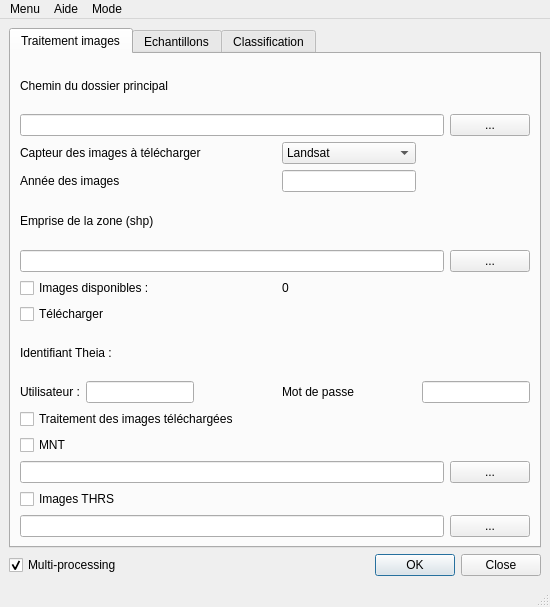
<?xml version="1.0" encoding="UTF-8"?>
<ui version="4.0">
 <class>PHYMOBAT</class>
 <widget class="QMainWindow" name="PHYMOBAT">
  <property name="geometry">
   <rect>
    <x>0</x>
    <y>0</y>
    <width>550</width>
    <height>607</height>
   </rect>
  </property>
  <property name="windowTitle">
   <string>PHYMOBATe 2.0</string>
  </property>
  <widget class="QWidget" name="centralwidget">
   <layout class="QGridLayout" name="gridLayout">
    <item row="1" column="0">
     <widget class="QCheckBox" name="checkBox_multiprocess">
      <property name="text">
       <string>Multi-processing</string>
      </property>
      <property name="checkable">
       <bool>true</bool>
      </property>
      <property name="checked">
       <bool>true</bool>
      </property>
      <property name="autoRepeat">
       <bool>false</bool>
      </property>
     </widget>
    </item>
    <item row="1" column="1">
     <widget class="QDialogButtonBox" name="buttonBox">
      <property name="orientation">
       <enum>Qt::Horizontal</enum>
      </property>
      <property name="standardButtons">
       <set>QDialogButtonBox::Close|QDialogButtonBox::Ok</set>
      </property>
     </widget>
    </item>
    <item row="0" column="0" colspan="2">
     <widget class="QTabWidget" name="tabWidget">
      <property name="currentIndex">
       <number>0</number>
      </property>
      <widget class="QWidget" name="tab">
       <attribute name="title">
        <string>Traitement images</string>
       </attribute>
       <layout class="QGridLayout" name="gridLayout_3">
        <item row="5" column="5">
         <widget class="QPushButton" name="pushButton_browser_area_path">
          <property name="text">
           <string>...</string>
          </property>
         </widget>
        </item>
        <item row="1" column="5">
         <widget class="QPushButton" name="pushButton_browser_principal_folder">
          <property name="text">
           <string>...</string>
          </property>
         </widget>
        </item>
        <item row="0" column="0" colspan="2">
         <widget class="QLabel" name="label_principal_folder">
          <property name="text">
           <string>Chemin du dossier principal</string>
          </property>
         </widget>
        </item>
        <item row="4" column="0" colspan="2">
         <widget class="QLabel" name="label_area_path">
          <property name="text">
           <string>Emprise de la zone (shp)</string>
          </property>
         </widget>
        </item>
        <item row="7" column="0" colspan="2">
         <widget class="QCheckBox" name="checkBox_download">
          <property name="text">
           <string>Télécharger</string>
          </property>
         </widget>
        </item>
        <item row="9" column="4" colspan="2">
         <widget class="QLineEdit" name="lineEdit_password">
          <property name="toolTip">
           <string>Mot de passe masqué</string>
          </property>
          <property name="echoMode">
           <enum>QLineEdit::Password</enum>
          </property>
         </widget>
        </item>
        <item row="3" column="2">
         <spacer name="horizontalSpacer_6">
          <property name="orientation">
           <enum>Qt::Horizontal</enum>
          </property>
          <property name="sizeHint" stdset="0">
           <size>
            <width>40</width>
            <height>20</height>
           </size>
          </property>
         </spacer>
        </item>
        <item row="14" column="5">
         <widget class="QPushButton" name="pushButton_browser_VHRS">
          <property name="text">
           <string>...</string>
          </property>
         </widget>
        </item>
        <item row="8" column="0" colspan="2">
         <widget class="QLabel" name="label_id_theia">
          <property name="text">
           <string>Identifiant Theia :</string>
          </property>
         </widget>
        </item>
        <item row="9" column="3">
         <widget class="QLabel" name="label_password">
          <property name="text">
           <string>Mot de passe</string>
          </property>
         </widget>
        </item>
        <item row="9" column="1">
         <widget class="QLineEdit" name="lineEdit_user"/>
        </item>
        <item row="9" column="0">
         <widget class="QLabel" name="label_user">
          <property name="text">
           <string>Utilisateur :</string>
          </property>
         </widget>
        </item>
        <item row="13" column="0" colspan="2">
         <widget class="QCheckBox" name="checkBox_VHRS">
          <property name="text">
           <string>Images THRS</string>
          </property>
         </widget>
        </item>
        <item row="3" column="0" colspan="2">
         <widget class="QLabel" name="label_year_images">
          <property name="text">
           <string>Année des images</string>
          </property>
         </widget>
        </item>
        <item row="14" column="0" colspan="5">
         <widget class="QLineEdit" name="lineEdit_VHRS"/>
        </item>
        <item row="3" column="3">
         <widget class="QLineEdit" name="lineEdit_year_images"/>
        </item>
        <item row="6" column="0" colspan="2">
         <widget class="QCheckBox" name="checkBox_listing">
          <property name="text">
           <string>Images disponibles :</string>
          </property>
         </widget>
        </item>
        <item row="2" column="3">
         <widget class="QComboBox" name="comboBox_captor">
          <item>
           <property name="text">
            <string>Landsat</string>
           </property>
          </item>
          <item>
           <property name="text">
            <string>SpotWorldHeritage</string>
           </property>
          </item>
         </widget>
        </item>
        <item row="9" column="2">
         <spacer name="horizontalSpacer_7">
          <property name="orientation">
           <enum>Qt::Horizontal</enum>
          </property>
          <property name="sizeHint" stdset="0">
           <size>
            <width>40</width>
            <height>20</height>
           </size>
          </property>
         </spacer>
        </item>
        <item row="5" column="0" colspan="5">
         <widget class="QLineEdit" name="lineEdit_area_path"/>
        </item>
        <item row="2" column="0" colspan="3">
         <widget class="QLabel" name="label_captor">
          <property name="text">
           <string>Capteur des images à télécharger</string>
          </property>
         </widget>
        </item>
        <item row="1" column="0" colspan="5">
         <widget class="QLineEdit" name="lineEdit_principal_folder"/>
        </item>
        <item row="11" column="0">
         <widget class="QCheckBox" name="checkBox_MNT">
          <property name="text">
           <string>MNT</string>
          </property>
         </widget>
        </item>
        <item row="6" column="3">
         <widget class="QLabel" name="label_listing">
          <property name="text">
           <string>0</string>
          </property>
         </widget>
        </item>
        <item row="12" column="5">
         <widget class="QPushButton" name="pushButton_browser_MNT">
          <property name="text">
           <string>...</string>
          </property>
         </widget>
        </item>
        <item row="12" column="0" colspan="5">
         <widget class="QLineEdit" name="lineEdit_MNT"/>
        </item>
        <item row="10" column="0" colspan="4">
         <widget class="QCheckBox" name="checkBox_processing">
          <property name="text">
           <string>Traitement des images téléchargées</string>
          </property>
         </widget>
        </item>
       </layout>
      </widget>
      <widget class="QWidget" name="tab_2">
       <attribute name="title">
        <string>Echantillons</string>
       </attribute>
       <layout class="QGridLayout" name="gridLayout_4">
        <item row="8" column="4">
         <widget class="QPushButton" name="pushButton_img_sample">
          <property name="text">
           <string>...</string>
          </property>
         </widget>
        </item>
        <item row="9" column="0">
         <widget class="QCheckBox" name="checkBox_RPG">
          <property name="text">
           <string>RPG</string>
          </property>
         </widget>
        </item>
        <item row="10" column="1">
         <spacer name="horizontalSpacer_5">
          <property name="orientation">
           <enum>Qt::Horizontal</enum>
          </property>
          <property name="sizeHint" stdset="0">
           <size>
            <width>49</width>
            <height>20</height>
           </size>
          </property>
         </spacer>
        </item>
        <item row="10" column="2" colspan="2">
         <widget class="QPushButton" name="pushButton_clear_sample">
          <property name="text">
           <string>Effacer</string>
          </property>
         </widget>
        </item>
        <item row="7" column="0" colspan="5">
         <widget class="QCheckBox" name="checkBox_img_sample">
          <property name="text">
           <string>Image échantillonnée (Si &quot;traitement images&quot; n'est pas lancé) :</string>
          </property>
         </widget>
        </item>
        <item row="4" column="3">
         <widget class="QLineEdit" name="lineEdit_select_sample_fieldname_1"/>
        </item>
        <item row="4" column="4">
         <widget class="QLineEdit" name="lineEdit_select_sample_fieldname_2"/>
        </item>
        <item row="8" column="0" colspan="4">
         <widget class="QLineEdit" name="lineEdit_img_sample"/>
        </item>
        <item row="5" column="1">
         <spacer name="horizontalSpacer_3">
          <property name="orientation">
           <enum>Qt::Horizontal</enum>
          </property>
          <property name="sizeHint" stdset="0">
           <size>
            <width>49</width>
            <height>20</height>
           </size>
          </property>
         </spacer>
        </item>
        <item row="5" column="4">
         <widget class="QLineEdit" name="lineEdit_select_sample_class_2"/>
        </item>
        <item row="4" column="0">
         <widget class="QLabel" name="label_select_sample_fieldname">
          <property name="text">
           <string>Champs</string>
          </property>
         </widget>
        </item>
        <item row="10" column="4">
         <widget class="QPushButton" name="pushButton_add_sample">
          <property name="text">
           <string>Ajouter</string>
          </property>
         </widget>
        </item>
        <item row="11" column="0" colspan="5">
         <widget class="QPlainTextEdit" name="plainTextEdit_sample">
          <property name="plainText">
           <string>1 - Végétation non naturelle / Semi-naturelle
2 - Herbacés / Ligneux
3 - Ligneux denses / mixtes


</string>
          </property>
         </widget>
        </item>
        <item row="6" column="4">
         <widget class="QLineEdit" name="lineEdit_select_sample_nb_poly"/>
        </item>
        <item row="0" column="0">
         <widget class="QLabel" name="label_sample_path">
          <property name="text">
           <string>Echantillons (shp)</string>
          </property>
         </widget>
        </item>
        <item row="6" column="0">
         <widget class="QLabel" name="label_select_sample_nb_poly">
          <property name="text">
           <string>Nombre de polygones</string>
          </property>
         </widget>
        </item>
        <item row="4" column="1">
         <spacer name="horizontalSpacer_2">
          <property name="orientation">
           <enum>Qt::Horizontal</enum>
          </property>
          <property name="sizeHint" stdset="0">
           <size>
            <width>49</width>
            <height>20</height>
           </size>
          </property>
         </spacer>
        </item>
        <item row="1" column="4">
         <widget class="QPushButton" name="pushButton_browser_sample_path">
          <property name="text">
           <string>...</string>
          </property>
         </widget>
        </item>
        <item row="5" column="0">
         <widget class="QLabel" name="label_select_sample_class">
          <property name="text">
           <string>Classes</string>
          </property>
         </widget>
        </item>
        <item row="6" column="2" colspan="2">
         <spacer name="horizontalSpacer">
          <property name="orientation">
           <enum>Qt::Horizontal</enum>
          </property>
          <property name="sizeHint" stdset="0">
           <size>
            <width>106</width>
            <height>20</height>
           </size>
          </property>
         </spacer>
        </item>
        <item row="2" column="2" colspan="2">
         <widget class="QLabel" name="label_select_sample_class_1">
          <property name="text">
           <string>      Classe 1</string>
          </property>
         </widget>
        </item>
        <item row="1" column="0" colspan="4">
         <widget class="QLineEdit" name="lineEdit_sample_path"/>
        </item>
        <item row="2" column="0">
         <widget class="QLabel" name="label_select_sample">
          <property name="text">
           <string>Sélection par classe de 2</string>
          </property>
         </widget>
        </item>
        <item row="6" column="1">
         <spacer name="horizontalSpacer_4">
          <property name="orientation">
           <enum>Qt::Horizontal</enum>
          </property>
          <property name="sizeHint" stdset="0">
           <size>
            <width>49</width>
            <height>20</height>
           </size>
          </property>
         </spacer>
        </item>
        <item row="2" column="4">
         <widget class="QLabel" name="label_select_sample_class_2">
          <property name="text">
           <string>       Classe 2</string>
          </property>
         </widget>
        </item>
        <item row="12" column="0" colspan="3">
         <widget class="QCheckBox" name="checkBox_threshold">
          <property name="text">
           <string>Déterminer les seuils optimaux</string>
          </property>
         </widget>
        </item>
        <item row="5" column="3">
         <widget class="QLineEdit" name="lineEdit_select_sample_class_1"/>
        </item>
       </layout>
      </widget>
      <widget class="QWidget" name="tab_3">
       <attribute name="title">
        <string>Classification</string>
       </attribute>
       <layout class="QGridLayout" name="gridLayout_2">
        <item row="8" column="3">
         <widget class="QLabel" name="label_area_fieldtype">
          <property name="text">
           <string>Real</string>
          </property>
         </widget>
        </item>
        <item row="7" column="3">
         <widget class="QLabel" name="label_area_fieldname">
          <property name="text">
           <string>AREA</string>
          </property>
         </widget>
        </item>
        <item row="14" column="2">
         <widget class="QLabel" name="label_chps_type_2">
          <property name="text">
           <string>Type :</string>
          </property>
         </widget>
        </item>
        <item row="12" column="0" colspan="5">
         <widget class="QCheckBox" name="checkBox_classifier_2">
          <property name="text">
           <string>Classification que sur les deux premiers niveaux</string>
          </property>
         </widget>
        </item>
        <item row="17" column="2">
         <widget class="QLabel" name="label_chps_type_3">
          <property name="text">
           <string>Type :</string>
          </property>
         </widget>
        </item>
        <item row="16" column="4">
         <widget class="QLineEdit" name="lineEdit_fieldname_23"/>
        </item>
        <item row="4" column="0" colspan="3">
         <widget class="QLabel" name="label_ouput">
          <property name="text">
           <string>Fichier de sortie (shp)</string>
          </property>
         </widget>
        </item>
        <item row="16" column="3">
         <widget class="QLineEdit" name="lineEdit_fieldname_13"/>
        </item>
        <item row="14" column="3">
         <widget class="QComboBox" name="comboBox_fieldname_12"/>
        </item>
        <item row="7" column="0">
         <widget class="QLabel" name="label_chps_name_0">
          <property name="text">
           <string>Nom :</string>
          </property>
         </widget>
        </item>
        <item row="0" column="0" colspan="2">
         <widget class="QLabel" name="label_segmentation">
          <property name="text">
           <string>Segmentation (shp)</string>
          </property>
         </widget>
        </item>
        <item row="17" column="5">
         <widget class="QComboBox" name="comboBox_fieldname_3"/>
        </item>
        <item row="5" column="0" colspan="6">
         <widget class="QLineEdit" name="lineEdit_output"/>
        </item>
        <item row="16" column="5">
         <widget class="QLineEdit" name="lineEdit_fieldname_3"/>
        </item>
        <item row="8" column="1">
         <widget class="QLabel" name="label_id_fieldtype">
          <property name="text">
           <string>String</string>
          </property>
         </widget>
        </item>
        <item row="15" column="0" colspan="5">
         <widget class="QCheckBox" name="checkBox_classifier_3">
          <property name="text">
           <string>Classification complète (sur les trois niveaux)</string>
          </property>
         </widget>
        </item>
        <item row="13" column="2">
         <widget class="QLabel" name="label_chps_name_2">
          <property name="text">
           <string>Nom :</string>
          </property>
         </widget>
        </item>
        <item row="17" column="4">
         <widget class="QComboBox" name="comboBox_fieldname_23"/>
        </item>
        <item row="13" column="3">
         <widget class="QLineEdit" name="lineEdit_fieldname_12"/>
        </item>
        <item row="3" column="3" colspan="3">
         <widget class="QRadioButton" name="radioButton_s">
          <property name="text">
           <string>Arbre de décision (Seath)</string>
          </property>
         </widget>
        </item>
        <item row="5" column="6">
         <widget class="QPushButton" name="pushButton_browser_output">
          <property name="text">
           <string>...</string>
          </property>
         </widget>
        </item>
        <item row="1" column="0" colspan="6">
         <widget class="QLineEdit" name="lineEdit_segmentation"/>
        </item>
        <item row="10" column="2">
         <widget class="QLabel" name="label_chps_name_1">
          <property name="text">
           <string>Nom :</string>
          </property>
         </widget>
        </item>
        <item row="2" column="0" colspan="3">
         <widget class="QLabel" name="label_classification_method">
          <property name="text">
           <string>Méthode de classification :</string>
          </property>
         </widget>
        </item>
        <item row="3" column="0" colspan="2">
         <widget class="QRadioButton" name="radioButton_rf">
          <property name="enabled">
           <bool>true</bool>
          </property>
          <property name="mouseTracking">
           <bool>true</bool>
          </property>
          <property name="text">
           <string>Random Forest</string>
          </property>
          <property name="checked">
           <bool>true</bool>
          </property>
         </widget>
        </item>
        <item row="16" column="2">
         <widget class="QLabel" name="label_chps_name_3">
          <property name="text">
           <string>Nom :</string>
          </property>
         </widget>
        </item>
        <item row="10" column="3">
         <widget class="QLineEdit" name="lineEdit_fieldname_1"/>
        </item>
        <item row="1" column="6">
         <widget class="QPushButton" name="pushButton_browser_segmentation">
          <property name="text">
           <string>...</string>
          </property>
         </widget>
        </item>
        <item row="8" column="0">
         <widget class="QLabel" name="label_chps_type_0">
          <property name="text">
           <string>Type :</string>
          </property>
         </widget>
        </item>
        <item row="13" column="0" rowspan="2" colspan="2">
         <widget class="QLabel" name="label_chps_2">
          <property name="text">
           <string>    Champs
 des entités</string>
          </property>
         </widget>
        </item>
        <item row="16" column="6">
         <widget class="QLineEdit" name="lineEdit_fieldname_4"/>
        </item>
        <item row="17" column="3">
         <widget class="QComboBox" name="comboBox_fieldname_13"/>
        </item>
        <item row="6" column="0" colspan="4">
         <widget class="QLabel" name="label_ouput_fieldname">
          <property name="text">
           <string>Champs du fichier de sortie pré-définis :</string>
          </property>
         </widget>
        </item>
        <item row="17" column="6">
         <widget class="QComboBox" name="comboBox_fieldname_4"/>
        </item>
        <item row="7" column="1">
         <widget class="QLabel" name="label_id_fieldname">
          <property name="text">
           <string>ID</string>
          </property>
         </widget>
        </item>
        <item row="13" column="4">
         <widget class="QLineEdit" name="lineEdit_fieldname_2"/>
        </item>
        <item row="14" column="4">
         <widget class="QComboBox" name="comboBox_fieldname_2"/>
        </item>
        <item row="9" column="0" colspan="5">
         <widget class="QCheckBox" name="checkBox_classifier_1">
          <property name="enabled">
           <bool>true</bool>
          </property>
          <property name="text">
           <string>Classification que sur le premier niveau</string>
          </property>
          <property name="checkable">
           <bool>true</bool>
          </property>
          <property name="checked">
           <bool>false</bool>
          </property>
         </widget>
        </item>
        <item row="16" column="0" rowspan="2" colspan="2">
         <widget class="QLabel" name="label_chps_3">
          <property name="text">
           <string>    Champs
 des entités</string>
          </property>
         </widget>
        </item>
        <item row="11" column="3">
         <widget class="QComboBox" name="comboBox_fieldname_1"/>
        </item>
        <item row="10" column="0" rowspan="2" colspan="2">
         <widget class="QLabel" name="label_chps_1">
          <property name="text">
           <string>    Champs
 des entités</string>
          </property>
         </widget>
        </item>
        <item row="11" column="2">
         <widget class="QLabel" name="label_chps_type_1">
          <property name="text">
           <string>Type :</string>
          </property>
         </widget>
        </item>
       </layout>
      </widget>
     </widget>
    </item>
   </layout>
  </widget>
  <widget class="QMenuBar" name="menubar">
   <property name="enabled">
    <bool>true</bool>
   </property>
   <property name="geometry">
    <rect>
     <x>0</x>
     <y>0</y>
     <width>550</width>
     <height>25</height>
    </rect>
   </property>
   <property name="defaultUp">
    <bool>true</bool>
   </property>
   <widget class="QMenu" name="menuMenu">
    <property name="tearOffEnabled">
     <bool>true</bool>
    </property>
    <property name="title">
     <string>Menu</string>
    </property>
    <addaction name="actionOuvrir"/>
    <addaction name="actionSauver"/>
    <addaction name="actionQuiter"/>
   </widget>
   <widget class="QMenu" name="menuAide">
    <property name="title">
     <string>Aide</string>
    </property>
    <addaction name="actionAide_de_PHYMOBAT"/>
    <addaction name="actionA_propos_de_PHYMOBAT"/>
   </widget>
   <widget class="QMenu" name="menuMode">
    <property name="title">
     <string>Mode</string>
    </property>
    <addaction name="actionMode_Simplifi"/>
    <addaction name="actionMode_expert"/>
   </widget>
   <addaction name="menuMenu"/>
   <addaction name="menuAide"/>
   <addaction name="menuMode"/>
  </widget>
  <widget class="QStatusBar" name="statusbar"/>
  <action name="actionOuvrir">
   <property name="text">
    <string>Ouvrir</string>
   </property>
  </action>
  <action name="actionSauver">
   <property name="text">
    <string>Sauver</string>
   </property>
  </action>
  <action name="actionQuiter">
   <property name="text">
    <string>Quiter</string>
   </property>
  </action>
  <action name="actionAide_de_PHYMOBAT">
   <property name="text">
    <string>Aide de PHYMOBAT</string>
   </property>
  </action>
  <action name="actionA_propos_de_PHYMOBAT">
   <property name="text">
    <string>A propos de PHYMOBAT</string>
   </property>
  </action>
  <action name="actionMode_Simplifi">
   <property name="text">
    <string>Mode Simplifié</string>
   </property>
  </action>
  <action name="actionMode_expert">
   <property name="text">
    <string>Mode expert</string>
   </property>
  </action>
 </widget>
 <tabstops>
  <tabstop>tabWidget</tabstop>
  <tabstop>lineEdit_principal_folder</tabstop>
  <tabstop>pushButton_browser_principal_folder</tabstop>
  <tabstop>comboBox_captor</tabstop>
  <tabstop>lineEdit_year_images</tabstop>
  <tabstop>lineEdit_area_path</tabstop>
  <tabstop>pushButton_browser_area_path</tabstop>
  <tabstop>checkBox_listing</tabstop>
  <tabstop>checkBox_download</tabstop>
  <tabstop>lineEdit_user</tabstop>
  <tabstop>lineEdit_password</tabstop>
  <tabstop>checkBox_processing</tabstop>
  <tabstop>checkBox_MNT</tabstop>
  <tabstop>lineEdit_MNT</tabstop>
  <tabstop>pushButton_browser_MNT</tabstop>
  <tabstop>checkBox_VHRS</tabstop>
  <tabstop>lineEdit_VHRS</tabstop>
  <tabstop>pushButton_browser_VHRS</tabstop>
  <tabstop>lineEdit_sample_path</tabstop>
  <tabstop>pushButton_browser_sample_path</tabstop>
  <tabstop>lineEdit_select_sample_fieldname_1</tabstop>
  <tabstop>lineEdit_select_sample_fieldname_2</tabstop>
  <tabstop>lineEdit_select_sample_class_1</tabstop>
  <tabstop>lineEdit_select_sample_class_2</tabstop>
  <tabstop>lineEdit_select_sample_nb_poly</tabstop>
  <tabstop>checkBox_img_sample</tabstop>
  <tabstop>lineEdit_img_sample</tabstop>
  <tabstop>pushButton_img_sample</tabstop>
  <tabstop>checkBox_RPG</tabstop>
  <tabstop>pushButton_clear_sample</tabstop>
  <tabstop>pushButton_add_sample</tabstop>
  <tabstop>plainTextEdit_sample</tabstop>
  <tabstop>checkBox_threshold</tabstop>
  <tabstop>lineEdit_segmentation</tabstop>
  <tabstop>pushButton_browser_segmentation</tabstop>
  <tabstop>radioButton_rf</tabstop>
  <tabstop>radioButton_s</tabstop>
  <tabstop>lineEdit_output</tabstop>
  <tabstop>pushButton_browser_output</tabstop>
  <tabstop>checkBox_classifier_1</tabstop>
  <tabstop>comboBox_fieldname_1</tabstop>
  <tabstop>checkBox_classifier_2</tabstop>
  <tabstop>lineEdit_fieldname_12</tabstop>
  <tabstop>comboBox_fieldname_12</tabstop>
  <tabstop>lineEdit_fieldname_2</tabstop>
  <tabstop>comboBox_fieldname_2</tabstop>
  <tabstop>checkBox_classifier_3</tabstop>
  <tabstop>lineEdit_fieldname_13</tabstop>
  <tabstop>comboBox_fieldname_13</tabstop>
  <tabstop>lineEdit_fieldname_23</tabstop>
  <tabstop>comboBox_fieldname_23</tabstop>
  <tabstop>lineEdit_fieldname_3</tabstop>
  <tabstop>comboBox_fieldname_3</tabstop>
  <tabstop>lineEdit_fieldname_4</tabstop>
  <tabstop>comboBox_fieldname_4</tabstop>
  <tabstop>checkBox_multiprocess</tabstop>
  <tabstop>buttonBox</tabstop>
 </tabstops>
 <resources/>
 <connections/>
</ui>
